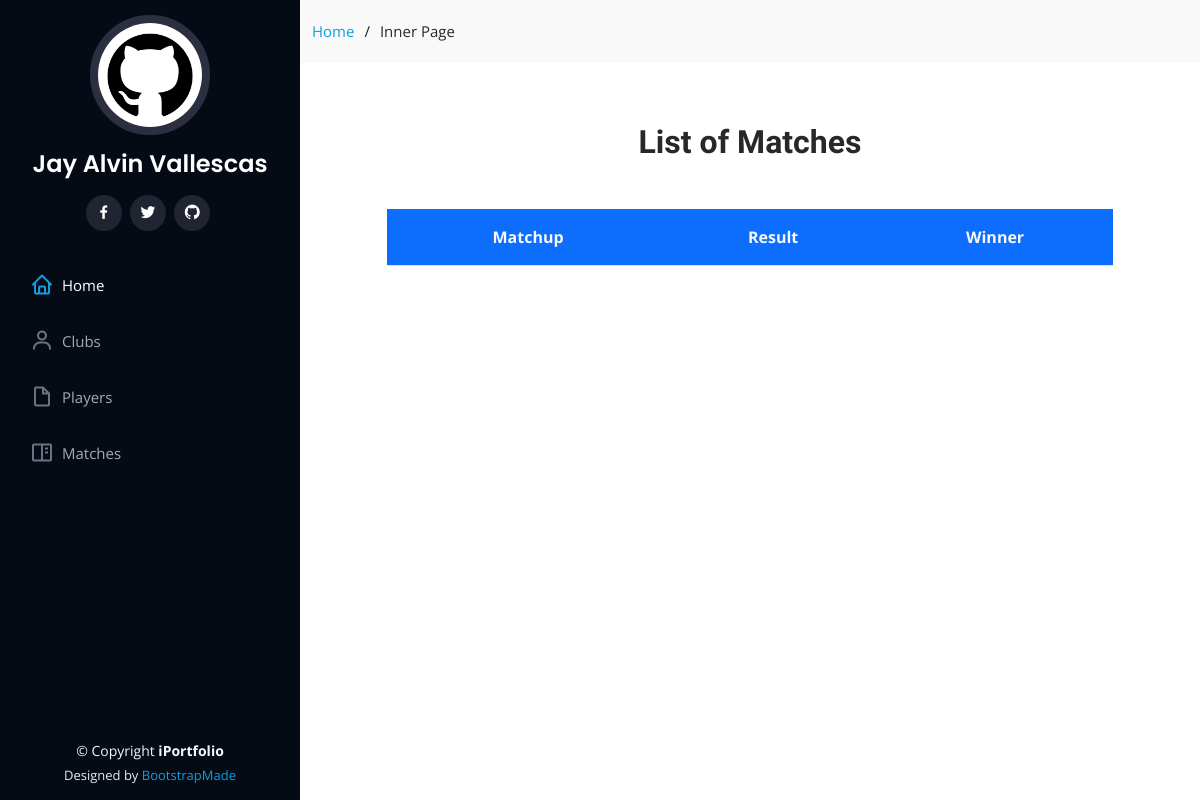
The app's page /match/, older data.
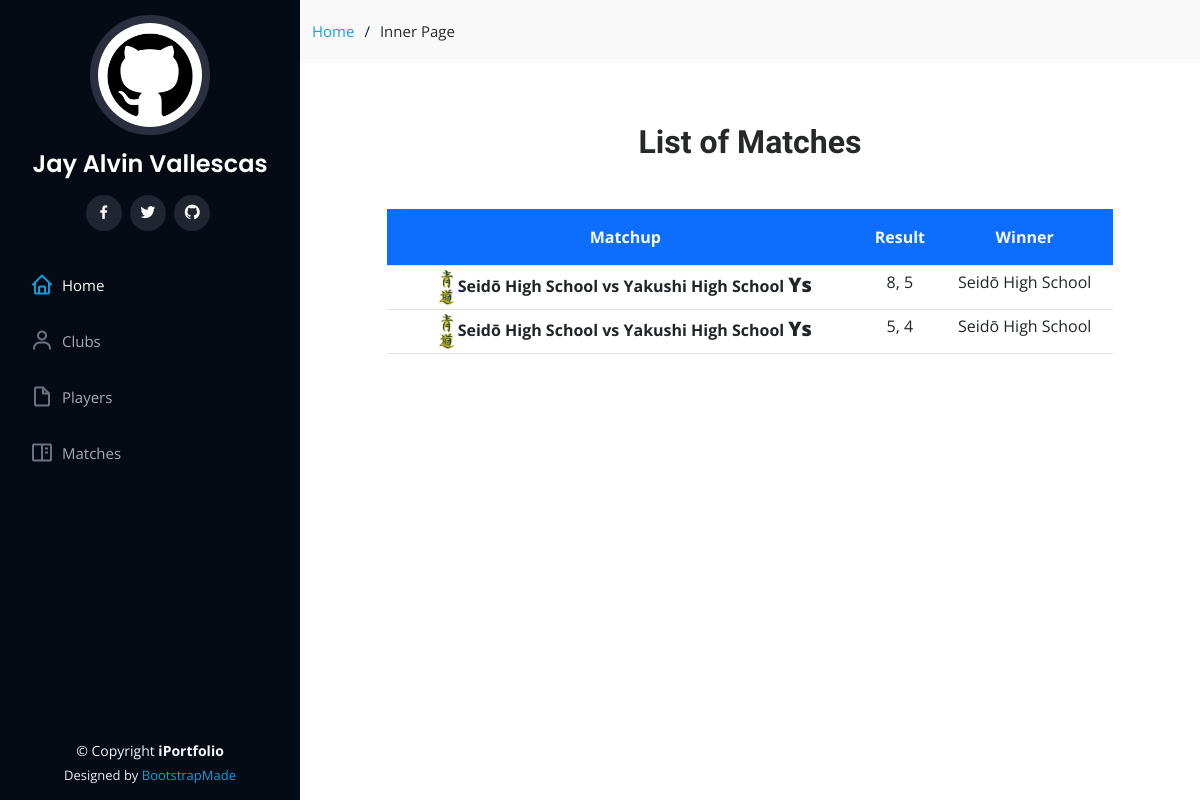
The same page, newer data.
### baseball_/models.py (models this page shows, shortened)
class BaseModel(models.Model):
    created_at = models.DateTimeField(
        auto_now_add=True, db_index=True)
    updated_at = models.DateTimeField(auto_now=True)
    class Meta:
        abstract = True

class Match(BaseModel):
    team1 = models.ForeignKey(Club, on_delete=models.CASCADE, related_name = "Team1")
    team2 = models.ForeignKey(Club, on_delete=models.CASCADE, related_name = "Team2")
    score_t1 = models.IntegerField()
    score_t2 = models.IntegerField()
    winner = models.ForeignKey(Club, on_delete=models.CASCADE, related_name = "Winner")
    game_date = models.DateField(default=timezone.now, blank=True, verbose_name="Date of Issuance")

class Club(BaseModel):
    name = models.CharField(max_length=100)
    coach = models.ForeignKey(Person, on_delete=models.CASCADE)
    description = models.TextField(null=True, blank=True)
    dorm_latitude = models.DecimalField(max_digits=22, decimal_places=16, null=True, blank=True)
    dorm_longitude = models.DecimalField(max_digits=22, decimal_places=16, null=True, blank=True)
    team_pic = models.ImageField(default="defaultimg.png", null=True, blank=True, verbose_name="Team Image")

### baseball_/views.py (the view)
# urls.py: path('match/',views.MatchView.as_view(), name='match'),
class MatchView(ListView):
    model = Match
    context_object_name = 'match'
    template_name = "match.html"
    def get_context_data(self, **kwargs):
        context = super().get_context_data(**kwargs)
        context['header_text'] = 'List of Matches'
        return context
    def get_queryset(self, *args, **kwargs):
        qs = super(MatchView, self).get_queryset(*args, **kwargs)
        return qs

### landingpage/templates/match.html
{% extends 'base.html' %}
{% load static %}
{% block content %}
<div class="container">
    <h2 class="col-12 text-center mb-5">
      <strong>{{ header_text }}</strong>
    </h2>
    <div class="row">
        <div class="col-10 mx-auto">
        <table class="table table-sm text-center">
            <thead class="bg-primary text-light">
              <tr>
                <th class="py-3" scope="col">Matchup </th>
                <th class="py-3" scope="col">Result</th>
                <th class="py-3" scope="col">Winner</th>
              </tr>
            </thead>
            <tbody>
                {% for object in object_list %}
              <tr>
                <th scope="row"> <img src="{% static 'img/seidologo.png' %}" width="15px"> {{ object.team1.name }} vs {{ object.team2.name }} <span style="font-size: 20px"><b>Ys</b></span> </th>
                <td>{{ object.score_t1 }}, {{ object.score_t2 }}</td>
                <td>{{ object.winner.name }}</td>
              </tr>
              {% endfor %}
            </tbody>
          </table>
        </div>
    </div>
  </div>
{% endblock content %}

Row changes from the older to the newer data that the page shows:
added Match: team1.name "Seidō High School", team2.name "Yakushi High School", score_t1 "8", score_t2 "5", winner.name "Seidō High School"
added Match: team1.name "Seidō High School", team2.name "Yakushi High School", score_t1 "5", score_t2 "4", winner.name "Seidō High School"
